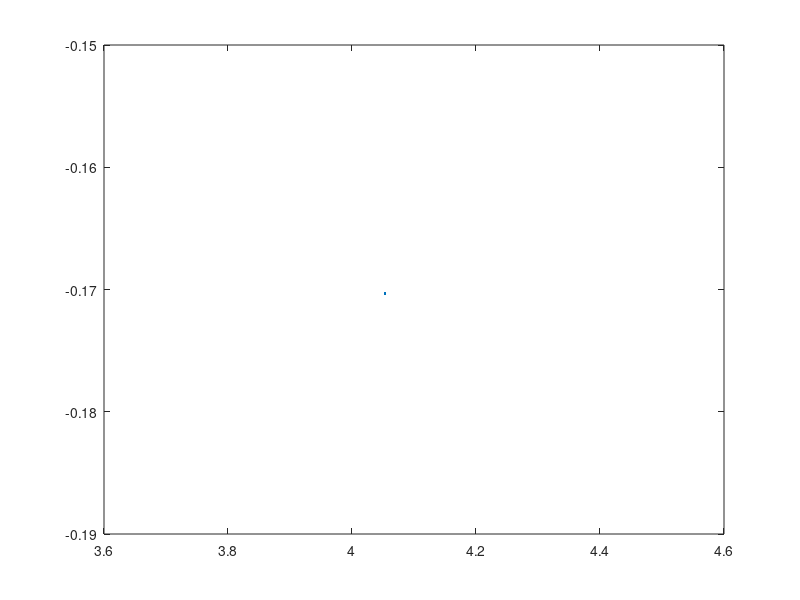

MATLAB code for this plot:
%% 
% 
%% 
clc;
clear all;
%% ADC

phi1=input('Enter the Angle of the First Arm (0-270): ');

phi2=input('Enter the Angle of the Second Arm (0-270): ');

a=[0 logspace(0,3,270)];
adc1=a(phi1+1);
adc2=a(phi2+1);
%% Inverse Kinematic


seg1=10;
seg2=6;

phiprime1=find(a==adc1)-1;
phiprime2=find(a==adc2)-1;

disp (' ');
disp ('X is the Horizontal Location.');
disp ('Y is the Vertical Location.');

if phi1+phi2<90&&phi1<=90
    x=seg1*cosd(phi1)-seg2*sind(90-phi1-phi2)
    y=seg1*sind(phi1)-seg2*cosd(90-phi1-phi2)
    
    elseif phi1+phi2>=90&&phi1+phi2<=180&&phi1<=90
        x=seg1*cosd(phi1)+seg2*sind(phi1+phi2-90)
        y=seg1*sind(phi1)-seg2*cosd(phi1+phi2-90)

        elseif phi1+phi2>180&&phi1+phi2<=270&&phi1<=90
            x=seg1*cosd(phi1)+seg2*cosd(phi1+phi2-180)
            y=seg1*sind(phi1)+seg2*sind(phi1+phi2-180)

            elseif phi1+phi2>270&&phi1+phi2<=360&&phi1<=90
                x=seg1*cosd(phi1)-seg2*sind(phi1+phi2-270)
                y=seg1*sind(phi1)+seg2*cosd(phi1+phi2-270)

                elseif phi1+phi2<180&&phi1<=180&&phi1>90
                    x=-seg1*cosd(180-phi1)+seg2*cosd(180-phi1-phi2)
                    y=seg1*sind(180-phi1)-seg2*sind(180-phi1-phi2)

                    elseif phi1+phi2>=180&&phi1+phi2<=270&&phi1<=180&&phi1>90
                        x=-seg1*cosd(180-phi1)+seg2*cosd(phi1+phi2-180)
                        y=seg1*sind(180-phi1)+seg2*sind(phi1+phi2-180)

                        elseif phi1+phi2>270&&phi1+phi2<=360&&phi1<=180&&phi1>90
                            x=-seg1*cosd(180-phi1)-seg2*sind(phi1+phi2-270)
                            y=seg1*sind(180-phi1)+seg2*cosd(phi1+phi2-270)

                    elseif phi1+phi2>360&&phi1+phi2<=450&&phi1<=180&&phi1>90
                        x=-seg1*cosd(180-phi1)-seg2*cosd(phi1+phi2-360)
                        y=seg1*sind(180-phi1)-seg2*sind(phi1+phi2-360)

                elseif phi1+phi2<270&&phi1<=270&&phi1>180
                    x=-seg1*cosd(phi1-180)+seg2*sind(270-phi1-phi2)
                    y=-seg1*sind(phi1-180)+seg2*cosd(270-phi1-phi2)
            elseif phi1+phi2>=270&&phi1+phi2<=360&&phi1<=270&&phi1>180
                x=-seg1*cosd(phi1-180)-seg2*sind(phi1+phi2-270)
                y=-seg1*sind(phi1-180)+seg2*cosd(phi1+phi2-270)

        elseif phi1+phi2>360&&phi1+phi2<=450&&phi1<=270&&phi1>180
            x=-seg1*cosd(phi1-180)-seg2*cosd(phi1+phi2-360)
            y=-seg1*sind(phi1-180)-seg2*sind(phi1+phi2-360)

    elseif phi1+phi2>450&&phi1+phi2<=540&&phi1<=270&&phi1>180
        x=-seg1*cosd(phi1-180)+seg2*sind(phi1+phi2-450)
        y=-seg1*sind(phi1-180)-seg2*cosd(phi1+phi2-450)
end

plot (x,y);
